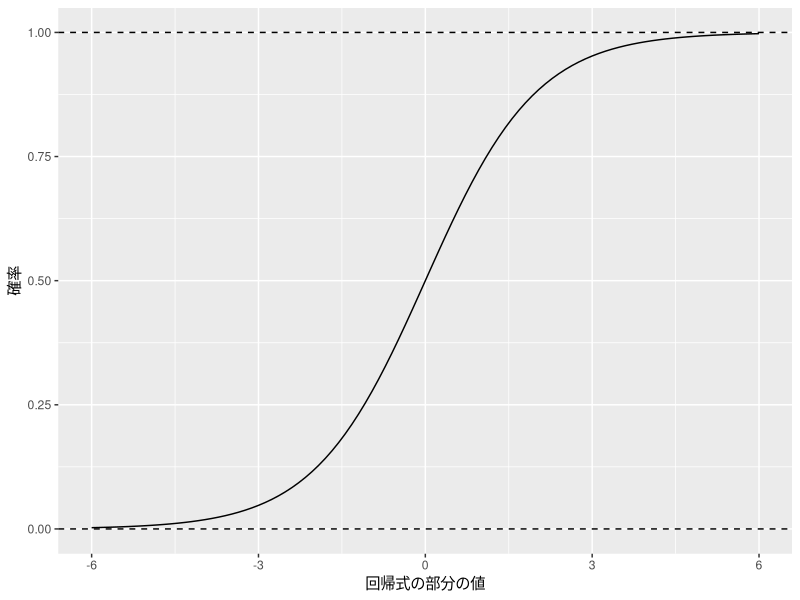
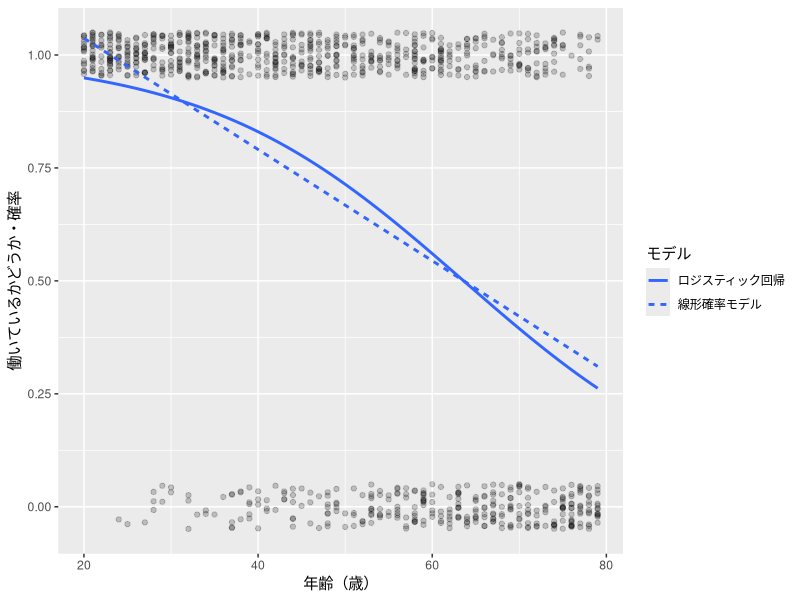

The R script that drew these images, in order:
## ---- chunk 1
#| label: logit-render-read
#| include: false
# 描画には同梱CSVを使います。学生向けコードは作業フォルダから読み込みます。
survey <- readr::read_csv("../data/mock_survey.csv", show_col_types = FALSE)
## ---- chunk 2
#| label: logit-render-nrow
#| echo: false
nrow(survey)
## ---- chunk 3
#| label: logit-employed
survey <- survey |>
  dplyr::mutate(
    employed = dplyr::if_else(
      employment_status %in% c("regular", "nonregular", "self_employed"),
      1L, 0L
    )
  )
## ---- chunk 4
#| label: logit-employed-check
survey |> dplyr::count(employment_status, employed)
mean(survey$employed)
## ---- chunk 5
#| label: logit-group-rates
survey |>
  dplyr::mutate(age_group = age %/% 10 * 10) |>
  dplyr::group_by(age_group) |>
  dplyr::summarise(n = dplyr::n(), employment_rate = mean(employed))
## ---- chunk 6
#| label: logit-lpm-fit
model_lpm <- lm(employed ~ age, data = survey)
## ---- chunk 7
#| label: logit-lpm-summary
summary(model_lpm)
nobs(model_lpm)
## ---- chunk 8
#| label: logit-lpm-fitted
range(fitted(model_lpm))
sum(fitted(model_lpm) > 1)
## ---- chunk 9
#| label: fig-logit-function
#| echo: false
#| fig-cap: "ロジスティック関数。横軸は回帰式の部分 $\\beta_0 + \\beta_1 \\times \\text{年齢}$ の値、縦軸は変換後の確率です。破線は0と1の位置を示します。"
#| fig-alt: "横軸が回帰式の部分の値（-6〜6）、縦軸が確率（0〜1）のS字の曲線。横軸の値が-6では確率がほぼ0、0で0.5、6ではほぼ1です。中央付近で最も急に上がり、両端では0と1の破線に近づいてゆるやかになります。"
ggplot2::ggplot() +
  ggplot2::geom_function(fun = stats::plogis, xlim = c(-6, 6)) +
  ggplot2::geom_hline(yintercept = c(0, 1), linetype = "dashed") +
  ggplot2::labs(x = "回帰式の部分の値", y = "確率")
## ---- chunk 10
#| label: logit-fit
model_logit <- glm(employed ~ age, data = survey, family = binomial())
## ---- chunk 11
#| label: logit-summary
summary(model_logit)
nobs(model_logit)
## ---- chunk 12
#| label: logit-predict
predict(model_logit,
        newdata = data.frame(age = c(20, 50, 79)),
        type = "response")
## ---- chunk 13
#| label: logit-ame
marginaleffects::avg_slopes(model_logit)
## ---- chunk 14
#| label: fig-logit-curve
#| fig-cap: "年齢と就業（1が働いている、0が働いていない）。実線はロジスティック回帰、破線は線形確率モデルによる当てはめ値です。点は縦方向に少しずらして表示しています。"
#| fig-alt: "横軸が年齢（20〜79歳）、縦軸が働いているかどうかと確率の散布図に2本の線を重ねた図。点は縦軸の1の付近と0の付近に帯状に並びます。1の帯は若い年齢ほど濃く、0の帯は20代前半にはほとんどなく高い年齢ほど濃くなっています。破線は20歳で1をわずかに超える位置から79歳の約0.31まで右下がりの直線です。実線は20歳の約0.95からゆるやかに下がり、64歳ごろで下がり方が最も急になります。その後はややゆるやかになり、79歳で約0.26になります。2本の線は30歳ごろと60代前半で交わります。"
ggplot2::ggplot(survey, ggplot2::aes(x = age, y = employed)) +
  ggplot2::geom_point(alpha = 0.2,
                      position = ggplot2::position_jitter(width = 0, height = 0.05, seed = 1)) +
  ggplot2::geom_smooth(ggplot2::aes(linetype = "線形確率モデル"),
                       method = "lm", formula = y ~ x, se = FALSE) +
  ggplot2::geom_smooth(ggplot2::aes(linetype = "ロジスティック回帰"),
                       method = "glm", formula = y ~ x,
                       method.args = list(family = binomial()), se = FALSE) +
  ggplot2::labs(x = "年齢（歳）", y = "働いているかどうか・確率", linetype = "モデル")
## ---- chunk 15
#| label: logit-odds-ratio
exp(coef(model_logit))
## ---- chunk 16
#| label: logit-exercise-education
model_education <- glm(employed ~ age + education_years,
                       data = survey, family = binomial())
summary(model_education)
nobs(model_education)
## ---- chunk 17
#| label: logit-exercise-education-ame
marginaleffects::avg_slopes(model_education)
## ---- chunk 18
#| label: logit-exercise-slopes
marginaleffects::slopes(model_logit, newdata = data.frame(age = c(20, 60)))
## ---- chunk 19
#| label: logit-exercise-check
model_check <- glm(employed ~ age, data = survey)
coef(model_check)
